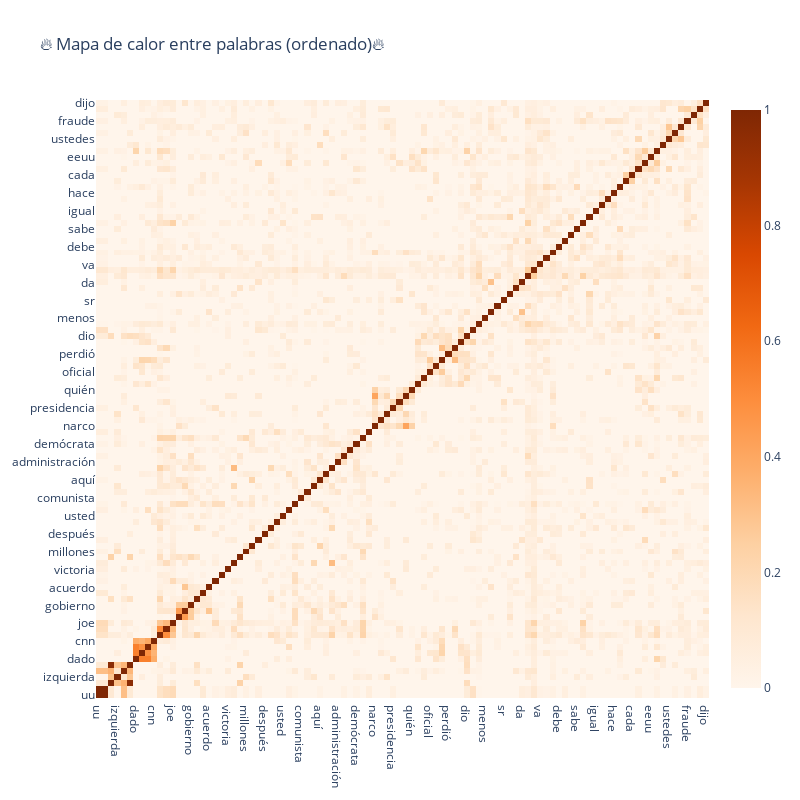

Here is the notebook cell this chart was saved with:
### Code cell
trace = go.Heatmap(z=temp2.values.tolist(),
                   x=temp2.index.values,
                   y=temp2.columns.values,
                   colorscale='Oranges')

layout = go.Layout(title='🔥 Mapa de calor entre palabras (ordenado)🔥',
                   width=800, height=800)

fig = go.Figure(data=[trace],layout=layout)
iplot(fig)

### Figure 1 — Plotly figure (JSON) as saved in the notebook; plotly's stock layout.template omitted (floating-point values rounded to 4 significant figures; data arrays with more than 128 entries replaced by an {"elided": "..."} marker saying what was removed)
{"data": [{"colorscale": [[0, "rgb(255,245,235)"], [0.125, "rgb(254,230,206)"], [0.25, "rgb(253,208,162)"], [0.375, "rgb(253,174,107)"], [0.5, "rgb(253,141,60)"], [0.625, "rgb(241,105,19)"], [0.75, "rgb(217,72,1)"], [0.875, "rgb(166,54,3)"], [1, "rgb(127,39,4)"]], "type": "heatmap", "x": ["uu", "ee", "picante", "izquierda", "triunfo", "café", "dado", "nunca", "arizona", "cnn", "presidente", "electo", "joe", "acuerdos", "paz", "gobierno", "duque", "santos", "acuerdo", "política", "dice", "victoria", "hoy", "nuevo", "millones", "elección", "mundo", "después", "uribe", "usa", "usted", "aún", "colombia", "comunista", "van", "cambio", "aquí", "cómo", "agenda", "administración", "transición", "decir", "demócrata", "unidos", "campaña", "narco", "favor", "político", "presidencia", "cree", "pueblo", "quién", "pensilvania", "sino", "oficial", "ver", "página", "perdió", "según", "votos", "dio", "elecciones", "si", "menos", "demócratas", "solo", "sr", "ser", "tan", "da", "trump", "biden", "va", "así", "ahora", "debe", "derrota", "hacer", "sabe", "donald", "puede", "igual", "entonces", "felicitar", "hace", "ganó", "vez", "cada", "candidato", "ganador", "eeuu", "medios", "creo", "ustedes", "años", "país", "fraude", "veo", "electoral", "dijo"], "y": ["uu", "ee", "picante", "izquierda", "triunfo", "café", "dado", "nunca", "arizona", "cnn", "presidente", "electo", "joe", "acuerdos", "paz", "gobierno", "duque", "santos", "acuerdo", "política", "dice", "victoria", "hoy", "nuevo", "millones", "elección", "mundo", "después", "uribe", "usa", "usted", "aún", "colombia", "comunista", "van", "cambio", "aquí", "cómo", "agenda", "administración", "transición", "decir", "demócrata", "unidos", "campaña", "narco", "favor", "político", "presidencia", "cree", "pueblo", "quién", "pensilvania", "sino", "oficial", "ver", "página", "perdió", "según", "votos", "dio", "elecciones", "si", "menos", "demócratas", "solo", "sr", "ser", "tan", "da", "trump", "biden", "va", "así", "ahora", "debe", "derrota", "hacer", "sabe", "donald", "puede", "igual", "entonces", "felicitar", "hace", "ganó", "vez", "cada", "candidato", "ganador", "eeuu", "medios", "creo", "ustedes", "años", "país", "fraude", "veo", "electoral", "dijo"], "z": {"elided": "100x100 float values"}}], "layout": {"height": 800, "title": {"text": "🔥 Mapa de calor entre palabras (ordenado)🔥"}, "width": 800}}
